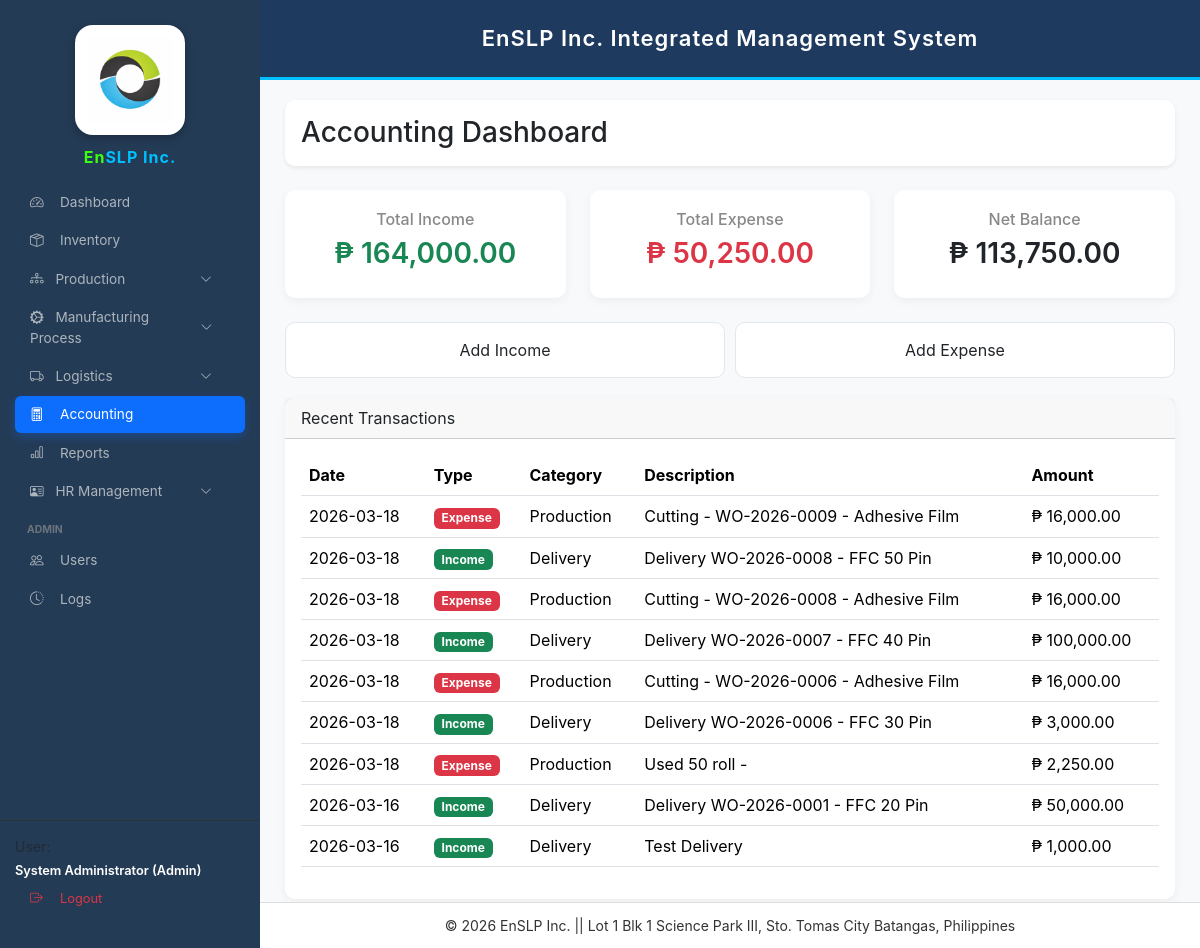
Before: /accounting.php (signed in) with the older database file.
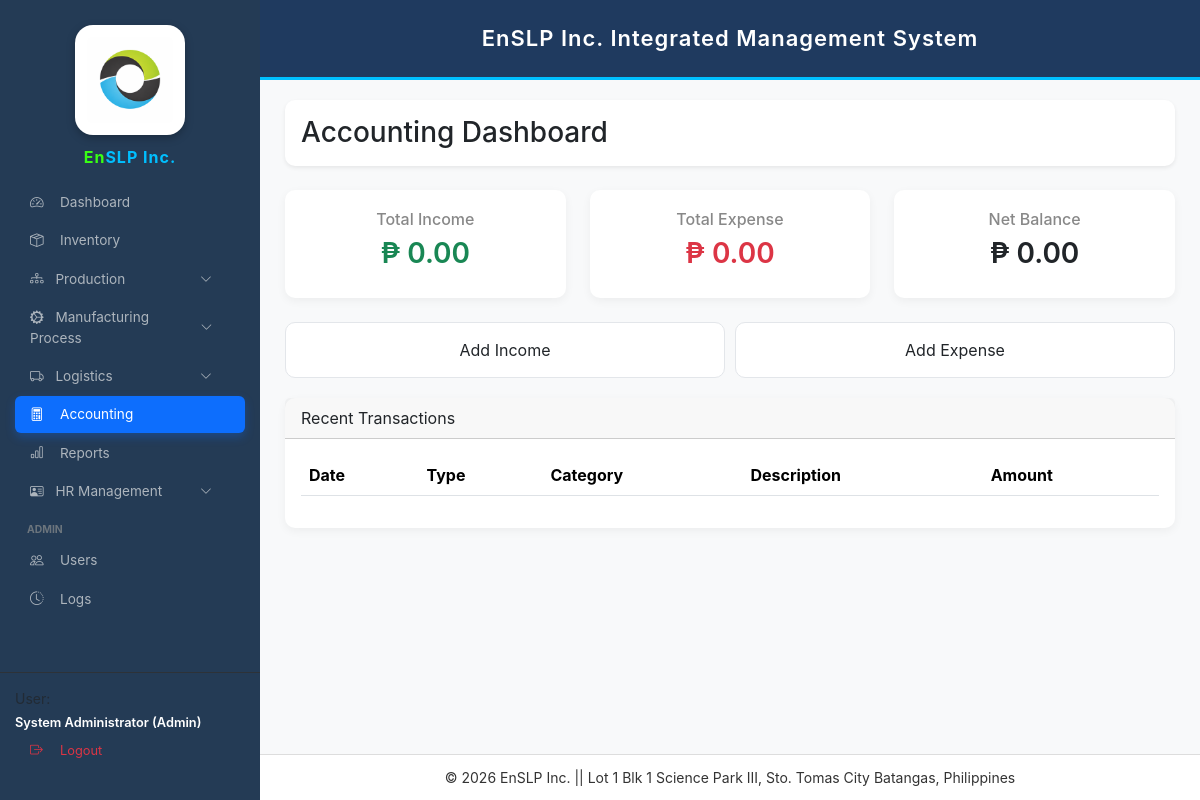
After: the same page with the newer database file.
### tables this page shows
CREATE TABLE `accounting_transactions` (
  `id` int(11) NOT NULL,
  `txn_date` date NOT NULL,
  `type` enum('Income','Expense') NOT NULL,
  `category` varchar(80) NOT NULL,
  `reference_no` varchar(50) DEFAULT NULL,
  `wo_id` int(11) DEFAULT NULL,
  `description` varchar(255) DEFAULT NULL,
  `payment_method` varchar(40) DEFAULT NULL,
  `amount` decimal(12,2) NOT NULL DEFAULT 0.00,
  `created_at` datetime DEFAULT current_timestamp()
);

### accounting.php (the view, shortened to what this page needs)
<?php
require_once 'config.php';
$stmt=$conn->query("
SELECT
COALESCE(SUM(CASE WHEN type='Income' THEN amount ELSE 0 END),0) AS total_income,
COALESCE(SUM(CASE WHEN type='Expense' THEN amount ELSE 0 END),0) AS total_expense
FROM accounting_transactions
");
$sum=$stmt->fetch();
$total_income=$sum['total_income'];
$total_expense=$sum['total_expense'];
$net=$total_income-$total_expense;
$rows=$conn->query("
SELECT * FROM accounting_transactions
ORDER BY txn_date DESC,id DESC
")->fetchAll();
?>
<!DOCTYPE html>
<html>
<head>
<link href="https://cdn.jsdelivr.net/npm/bootstrap@5.3.3/dist/css/bootstrap.min.css" rel="stylesheet">
</head>
<body>
<?php include 'sidebar.php'; ?>
<?php include 'header.php'; ?>
<div class="main-content">
<div class="card shadow-sm mb-4">
<div class="card-body">
<h3 class="mb-0">Accounting Dashboard</h3>
</div>
</div>
<div class="row mb-4">
<div class="col-md-4">
<div class="summary-card">
<h6>Total Income</h6>
<h3 class="text-success">₱ <?=number_format($total_income,2)?></h3>
</div>
</div>
<div class="col-md-4">
<div class="summary-card">
<h6>Total Expense</h6>
<h3 class="text-danger">₱ <?=number_format($total_expense,2)?></h3>
</div>
</div>
<div class="col-md-4">
<div class="summary-card">
<h6>Net Balance</h6>
<h3>₱ <?=number_format($net,2)?></h3>
</div>
</div>
</div>
<div class="quick-actions">
<div class="quick-btn" data-bs-toggle="modal" data-bs-target="#incomeModal">
Add Income
</div>
<div class="quick-btn" data-bs-toggle="modal" data-bs-target="#expenseModal">
Add Expense
</div>
</div>
<div class="card">
<div class="card-header">
Recent Transactions
</div>
<div class="card-body table-responsive">
<table class="table">
<thead>
<tr>
<th>Date</th>
<th>Type</th>
<th>Category</th>
<th>Description</th>
<th>Amount</th>
</tr>
</thead>
<tbody>
<?php foreach($rows as $r): ?>
<tr>
<td><?=$r['txn_date']?></td>
<td>
<?php if($r['type']=="Income"): ?>
<span class="badge bg-success">Income</span>
<?php else: ?>
<span class="badge bg-danger">Expense</span>
<?php endif; ?>
</td>
<td><?=$r['category']?></td>
<td><?=$r['description']?></td>
<td>₱ <?=number_format($r['amount'],2)?></td>
</tr>
<?php endforeach; ?>
</tbody>
</table>
</div>
</div>
</div>
<?php include 'footer.php'; ?>
</body>
</html>

Changed rows visible on the page:
removed accounting_transactions: txn_date "2026-03-18", type "Expense", category "Production", description "Cutting - WO-2026-0009 - Adhesive Film", amount "16,000.00"
removed accounting_transactions: txn_date "2026-03-18", type "Income", category "Delivery", description "Delivery WO-2026-0008 - FFC 50 Pin", amount "10,000.00"
removed accounting_transactions: txn_date "2026-03-18", type "Expense", category "Production", description "Cutting - WO-2026-0008 - Adhesive Film", amount "16,000.00"
removed accounting_transactions: txn_date "2026-03-18", type "Income", category "Delivery", description "Delivery WO-2026-0007 - FFC 40 Pin", amount "100,000.00"
removed accounting_transactions: txn_date "2026-03-18", type "Expense", category "Production", description "Cutting - WO-2026-0006 - Adhesive Film", amount "16,000.00"
removed accounting_transactions: txn_date "2026-03-18", type "Income", category "Delivery", description "Delivery WO-2026-0006 - FFC 30 Pin", amount "3,000.00"
removed accounting_transactions: txn_date "2026-03-18", type "Expense", category "Production", description "Used 50 roll -", amount "2,250.00"
removed accounting_transactions: txn_date "2026-03-16", type "Income", category "Delivery", description "Delivery WO-2026-0001 - FFC 20 Pin", amount "50,000.00"
removed accounting_transactions: txn_date "2026-03-16", type "Income", category "Delivery", description "Test Delivery", amount "1,000.00"
Other visible differences:
$total_income: "164,000.00" → "0.00"
$total_expense: "50,250.00" → "0.00"
$net: "113,750.00" → "0.00"
